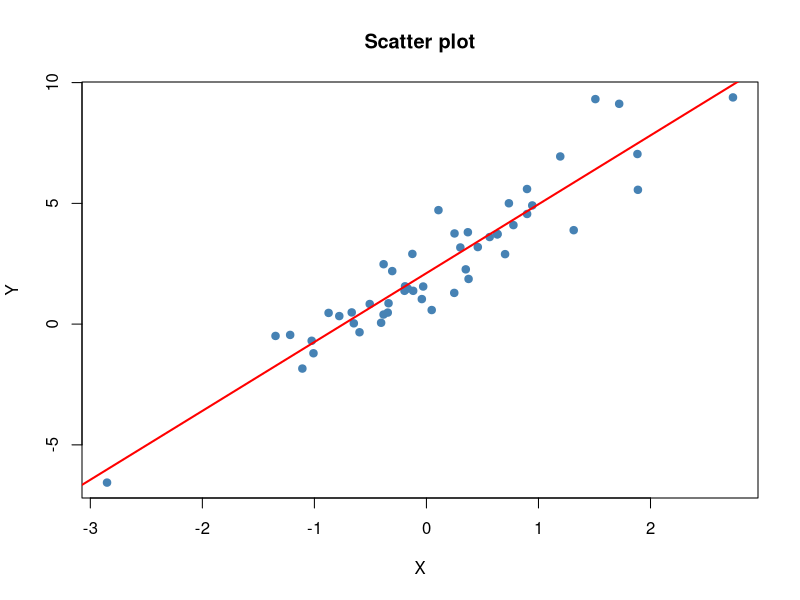
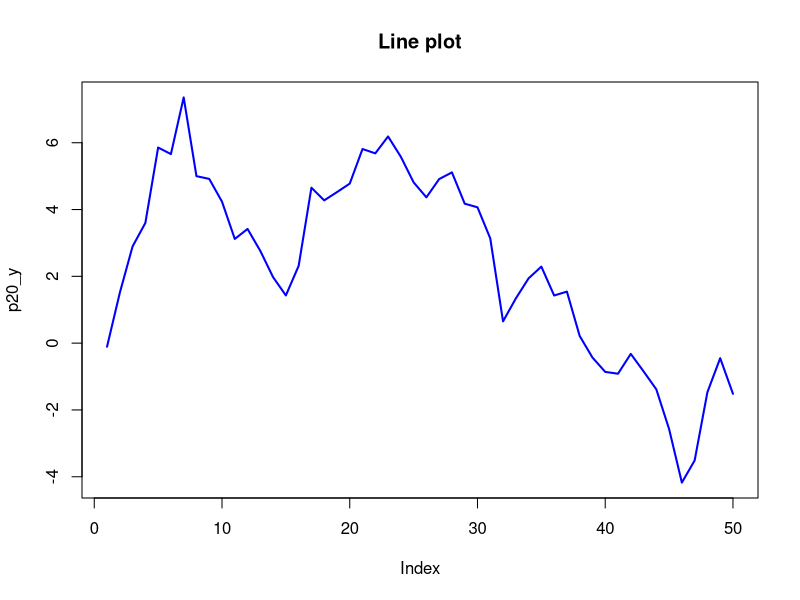
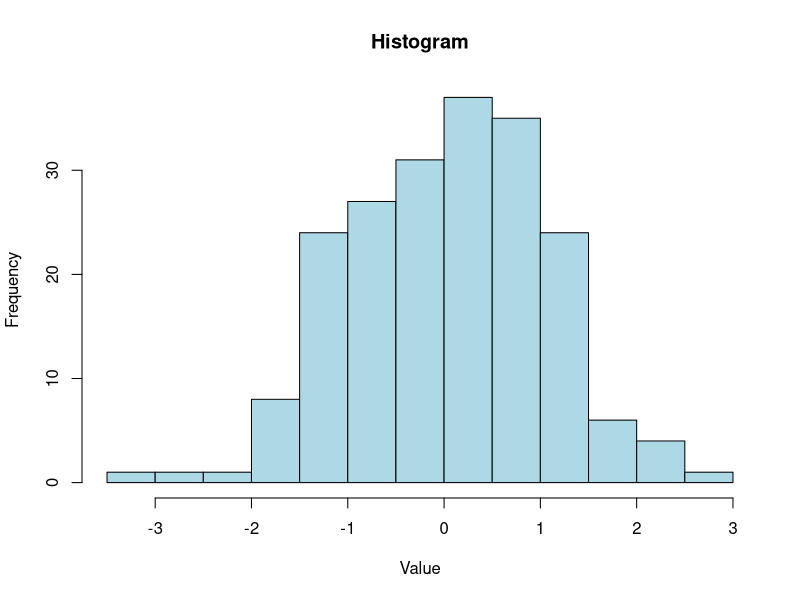
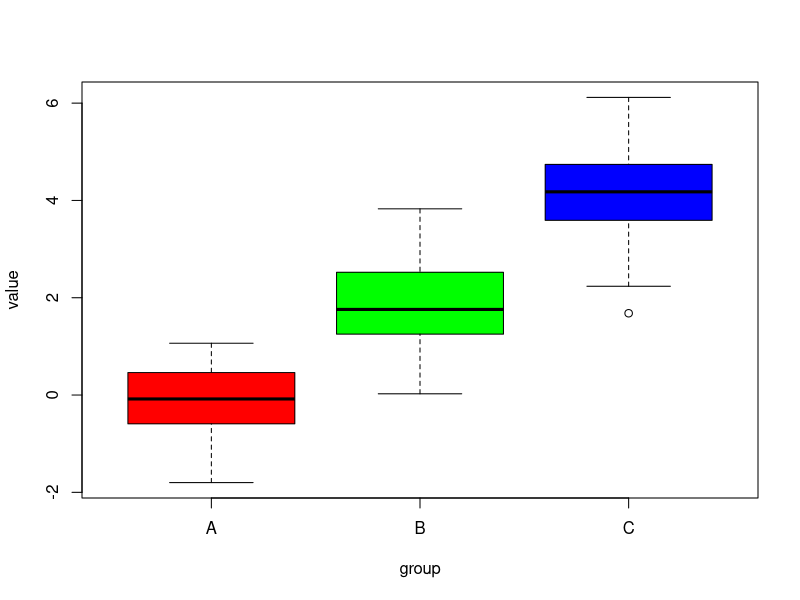
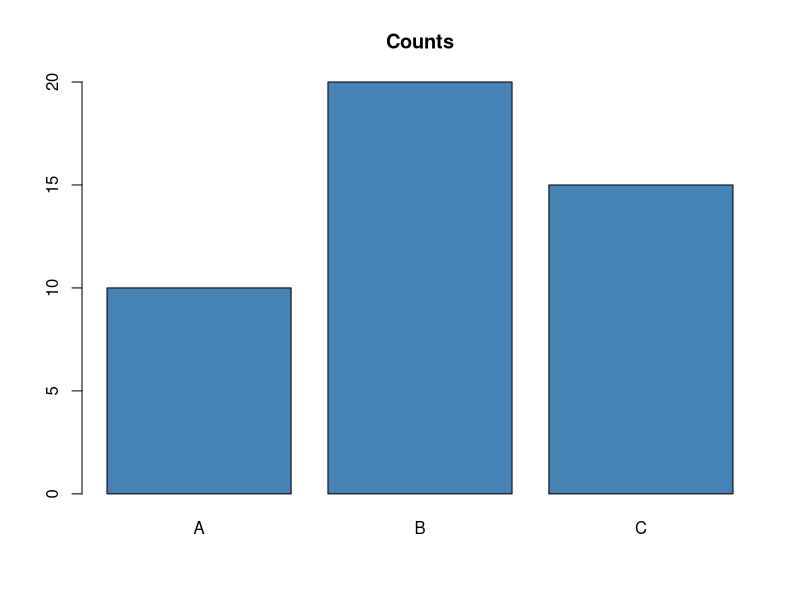
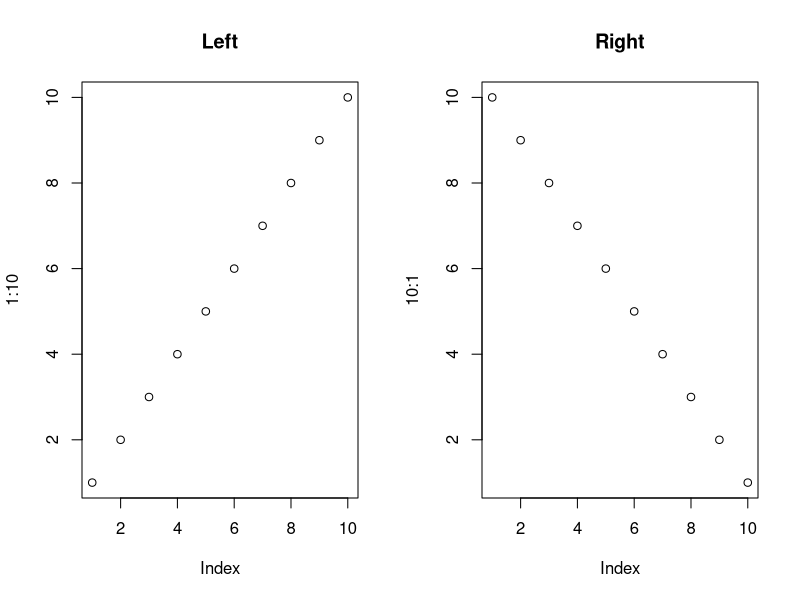
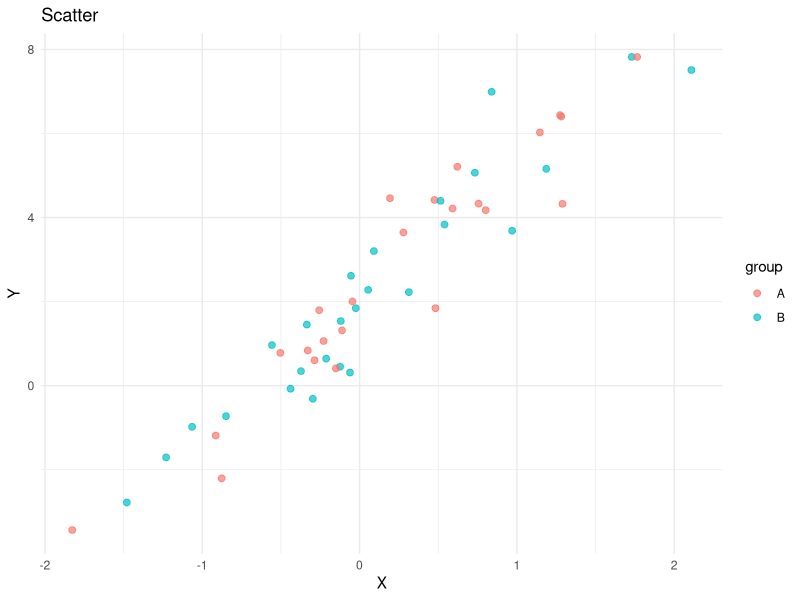
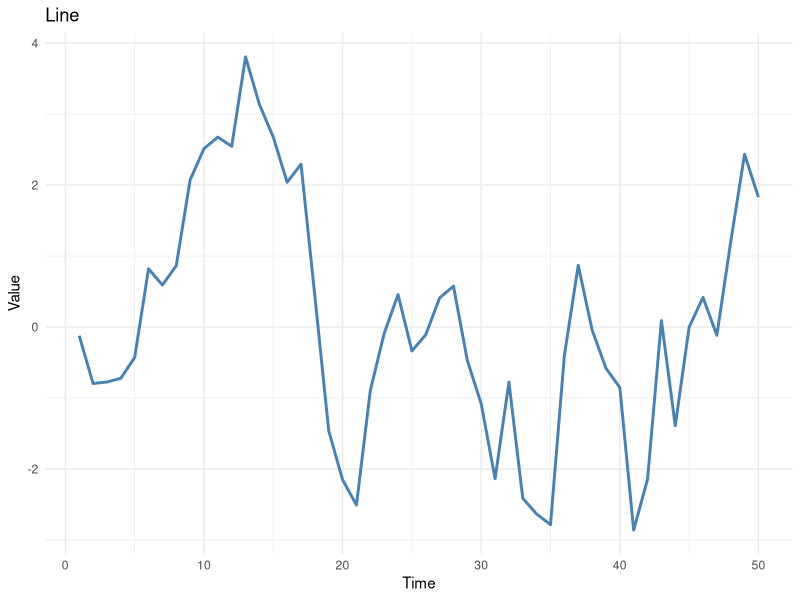

Reproduce these figures in R, in order.
## ---- chunk 1
knitr::opts_chunk$set(echo = TRUE, warning = FALSE, message = FALSE)

library(tidyverse)
library(knitr)
## ---- chunk 2
# All installed packages
length(rownames(installed.packages()))

# Currently loaded
search()
## ---- chunk 3
# --- Self-contained: help examples ---
?mean
args(lm)
## ---- chunk 4
# --- Self-contained: assignment ---
p3_x <- 5         # standard
p3_y = 10         # works, but not idiomatic
15 -> p3_z        # right-to-left (rare)

p3_x
p3_y
p3_z
## ---- chunk 5
# --- Self-contained: list and remove objects ---
p3_a <- 1
p3_b <- 2
p3_c <- 3

ls()                    # list objects (in this session, many exist)
ls(pattern = "^p3_")    # list by pattern
rm(p3_a)                # remove one
rm(list = ls(pattern = "^p3_"))   # remove all p3_ objects
## ---- chunk 6
# --- Self-contained: numeric ---
p4_a <- 3.14
p4_b <- 1e3        # 1000
p4_c <- -2.5
p4_d <- 5L         # integer (add L)

class(p4_a)        # "numeric"
class(p4_d)        # "integer"
is.numeric(p4_a)   # TRUE
is.integer(p4_a)   # FALSE
## ---- chunk 7
# --- Self-contained: character ---
p4_name <- "Parsa"
p4_greeting <- 'Hello'
p4_sentence <- "She said \"hi\""

nchar(p4_name)         # number of characters
toupper(p4_name)
tolower(p4_name)
paste(p4_greeting, p4_name)
paste0(p4_greeting, ", ", p4_name, "!")
## ---- chunk 8
# --- Self-contained: logical ---
p4_t <- TRUE
p4_f <- FALSE
p4_cmp <- 3 > 2     # TRUE
p4_neg <- !p4_t     # FALSE

p4_t & p4_f         # AND -> FALSE
p4_t | p4_f         # OR  -> TRUE
p4_t && p4_f        # AND (scalar) -> FALSE
p4_t || p4_f        # OR  (scalar) -> TRUE
## ---- chunk 9
# --- Self-contained: coercion ---
p4_mixed <- c(1, 2, "three")   # all become character
p4_mixed
class(p4_mixed)

as.numeric("3.14")             # 3.14
as.numeric("abc")              # NA with warning
as.character(42)               # "42"
as.logical(0)                  # FALSE
as.logical(1)                  # TRUE
## ---- chunk 10
# --- Self-contained: type checks ---
p4_v <- c(1, 2, 3)

is.numeric(p4_v)
is.character(p4_v)
is.vector(p4_v)
as.character(p4_v)
## ---- chunk 11
# --- Self-contained: vectors ---
p5_num  <- c(1, 2, 3, 4, 5)
p5_chr  <- c("a", "b", "c")
p5_lgl  <- c(TRUE, FALSE, TRUE)
p5_seq  <- 1:10
p5_rep  <- rep(1:3, times = 2)     # 1 2 3 1 2 3
p5_rep2 <- rep(1:3, each = 2)      # 1 1 2 2 3 3
p5_seq2 <- seq(0, 1, by = 0.25)    # 0.00 0.25 0.50 0.75 1.00

length(p5_num)
length(p5_chr)
## ---- chunk 12
# --- Self-contained: matrices ---
p5_mat <- matrix(1:12, nrow = 3, ncol = 4)
p5_mat
p5_mat2 <- matrix(1:12, nrow = 3, byrow = TRUE)
p5_mat2

dim(p5_mat)          # 3 4
nrow(p5_mat); ncol(p5_mat)
t(p5_mat)            # transpose
p5_mat %*% t(p5_mat) # matrix multiplication
## ---- chunk 13
# --- Self-contained: arrays ---
p5_arr <- array(1:24, dim = c(2, 3, 4))
dim(p5_arr)
p5_arr[1, 2, 3]      # one element
## ---- chunk 14
# --- Self-contained: lists ---
p5_list <- list(
  name  = "Parsa",
  age   = 25,
  scores = c(90, 85, 88),
  passed = TRUE
)
p5_list
p5_list$name
p5_list[["age"]]
p5_list[[3]]           # the scores vector
length(p5_list)
names(p5_list)
## ---- chunk 15
# --- Self-contained: data frame ---
p5_df <- data.frame(
  id   = 1:4,
  name = c("A", "B", "C", "D"),
  score = c(90, 85, 88, 92)
)
p5_df
str(p5_df)
summary(p5_df)
nrow(p5_df); ncol(p5_df)
names(p5_df)
## ---- chunk 16
# --- Self-contained: tibble ---
p5_tib <- tibble(
  id    = 1:4,
  name  = c("A", "B", "C", "D"),
  score = c(90, 85, 88, 92)
)
p5_tib
class(p5_tib)
## ---- chunk 17
# --- Self-contained: vector indexing ---
p6_v <- c(10, 20, 30, 40, 50)

p6_v[1]         # 10 (first)
p6_v[c(1, 3)]   # 10 30
p6_v[-2]        # remove 2nd -> 10 30 40 50
p6_v[2:4]       # 20 30 40
p6_v[p6_v > 25] # 30 40 50
p6_v[c(TRUE, FALSE, TRUE, FALSE, TRUE)]  # 10 30 50
## ---- chunk 18
# --- Self-contained: matrix indexing ---
p6_m <- matrix(1:12, nrow = 3)
p6_m
p6_m[1, 1]        # row 1, column 1
p6_m[1, ]         # row 1
p6_m[, 2]         # column 2
p6_m[1:2, 2:3]    # submatrix
p6_m[p6_m > 5]    # vector of elements > 5
## ---- chunk 19
# --- Self-contained: data frame indexing ---
p6_df <- tibble(
  id    = 1:4,
  name  = c("A", "B", "C", "D"),
  score = c(90, 85, 88, 92)
)
p6_df
p6_df[1, ]            # row 1
p6_df[, "score"]      # column by name (returns tibble)
p6_df$score           # column by $ (returns vector)
p6_df[["score"]]      # column by [[ (returns vector)
p6_df$score[2]        # 2nd element of score
p6_df[p6_df$score > 87, ]   # rows where score > 87
## ---- chunk 20
# --- Self-contained: list indexing ---
p6_l <- list(a = 1, b = 2:4, c = "hi")

p6_l[1]         # sub-list with one element
p6_l[[1]]       # the element itself (numeric 1)
p6_l$b          # the vector 2:4
p6_l[["b"]]     # same
p6_l$b[2]       # 3
## ---- chunk 21
# --- Self-contained: named vectors ---
p6_named <- c(a = 1, b = 2, c = 3)
p6_named["b"]     # 2
p6_named[["b"]]   # 2
names(p6_named)   # "a" "b" "c"
## ---- chunk 22
# --- Self-contained: arithmetic ---
7 + 3      # 10
7 - 3      # 4
7 * 3      # 21
7 / 3      # 2.333...
7 %/% 3    # 2  (integer division)
7 %% 3     # 1  (modulo)
7 ^ 3      # 343
sqrt(16)   # 4
abs(-5)    # 5
exp(1)     # 2.718...
log(100)   # natural log
log10(100) # 2
log2(8)    # 3
## ---- chunk 23
# --- Self-contained: comparison ---
3 == 3     # TRUE
3 != 4     # TRUE
3 < 4      # TRUE
3 <= 4     # TRUE
3 > 4      # FALSE
3 >= 4     # FALSE
"a" < "b"  # TRUE (alphabetical)
## ---- chunk 24
# --- Self-contained: logical ---
TRUE & TRUE     # TRUE
TRUE & FALSE    # FALSE
TRUE | FALSE    # TRUE
!TRUE           # FALSE

# Short-circuit (scalar, stops early)
TRUE && FALSE   # FALSE
TRUE || FALSE   # TRUE

# Vectorized
c(TRUE, FALSE) & c(TRUE, TRUE)   # TRUE FALSE
## ---- chunk 25
# --- Self-contained: membership ---
3 %in% c(1, 2, 3)       # TRUE
"a" %in% c("a", "b")    # TRUE
c(1, 2, 3) %in% c(2, 3) # FALSE TRUE TRUE

match(c("b", "a"), c("a", "b", "c"))   # 2 1
## ---- chunk 26
# --- Self-contained: pipes ---
set.seed(701)
p7_v <- rnorm(10)

# Without pipe
round(mean(p7_v), 2)

# Base pipe (R >= 4.1)
p7_v |> mean() |> round(2)

# magrittr pipe (tidyverse)
p7_v %>% mean() %>% round(2)
## ---- chunk 27
# --- Self-contained: pipe with placeholder ---
p7_x <- c(1, NA, 3)
p7_x |> mean(na.rm = TRUE)   # works
# p7_x |> mean(x = _)         # _ only with base pipe, R >= 4.2
## ---- chunk 28
# --- Self-contained: special values ---
Inf          # positive infinity
-Inf
NaN          # Not a Number (0/0)
NA           # missing
NULL         # empty / no value

1/0          # Inf
0/0          # NaN
NA + 1       # NA
is.na(NA)    # TRUE
is.nan(NaN)  # TRUE
is.null(NULL)# TRUE
## ---- chunk 29
# --- Self-contained: without pipe ---
set.seed(801)
p8_v <- rnorm(20)
round(sqrt(mean(p8_v^2)), 3)
## ---- chunk 30
# --- Self-contained: with pipe ---
set.seed(802)
p8_v <- rnorm(20)
p8_v |> (\(x) x^2)() |> mean() |> sqrt() |> round(3)
## ---- chunk 31
# --- Self-contained: pipe with dplyr ---
set.seed(803)
p8_df <- tibble(x = rnorm(20), y = rnorm(20))

p8_df |>
  filter(x > 0) |>
  mutate(z = x + y) |>
  summarise(mean_z = mean(z))
## ---- chunk 32
# --- Self-contained: calling functions ---
mean(c(1, 2, 3))                     # 2
mean(x = c(1, 2, 3))                 # same, named arg
round(3.14159, digits = 2)           # 3.14
sample(1:10, size = 3, replace = TRUE)
## ---- chunk 33
# --- Self-contained: common functions ---
p9_x <- c(3, 1, 4, 1, 5, 9, 2, 6)

mean(p9_x)
median(p9_x)
sd(p9_x)          # standard deviation
var(p9_x)         # variance
min(p9_x)
max(p9_x)
range(p9_x)       # min and max
sum(p9_x)
prod(p9_x)
length(p9_x)
quantile(p9_x, c(0.25, 0.5, 0.75))
summary(p9_x)
## ---- chunk 34
# --- Self-contained: user function ---
p9_add <- function(a, b) {
  a + b
}
p9_add(2, 3)

p9_square <- function(x) x^2
p9_square(4)

# With default argument
p9_power <- function(x, p = 2) x^p
p9_power(3)       # 9
p9_power(3, 3)    # 27

# Returning multiple values (list)
p9_stats <- function(x) {
  list(mean = mean(x), sd = sd(x), n = length(x))
}
p9_stats(p9_x)
## ---- chunk 35
# --- Self-contained: anonymous functions ---
# R >= 4.1
p9_result1 <- (\(x) x^2)(5)
p9_result1

# Classic
p9_result2 <- (function(x) x^2)(5)
p9_result2

# With sapply
sapply(1:3, \(x) x^2)
## ---- chunk 36
# --- Self-contained: dots ---
p9_mean_safe <- function(x, ...) {
  mean(x, ...)
}
p9_mean_safe(c(1, NA, 3), na.rm = TRUE)
## ---- chunk 37
# --- Self-contained: scope ---
p9_global <- 10

p9_test <- function() {
  p9_local <- 5
  p9_global + p9_local   # can read global
}
p9_test()
# p9_local   # ERROR: not found (it's local to p9_test)
## ---- chunk 38
# --- Self-contained: if/else ---
p10_x <- 7

if (p10_x > 5) {
  p10_result <- "big"
} else if (p10_x > 2) {
  p10_result <- "medium"
} else {
  p10_result <- "small"
}
p10_result
## ---- chunk 39
# --- Self-contained: ifelse ---
p10_v <- c(-1, 0, 1, 2)
ifelse(p10_v > 0, "pos", "non-pos")
## ---- chunk 40
# --- Self-contained: dplyr::if_else ---
p10_v2 <- c(-1, 0, 1, 2)
dplyr::if_else(p10_v2 > 0, "pos", "non-pos")
## ---- chunk 41
# --- Self-contained: for loop ---
p10_sum <- 0
for (i in 1:5) {
  p10_sum <- p10_sum + i
}
p10_sum

# Loop over a vector
p10_fruits <- c("apple", "banana", "cherry")
for (f in p10_fruits) {
  cat("Fruit:", f, "\n")
}
## ---- chunk 42
# --- Self-contained: while loop ---
p10_i <- 1
while (p10_i <= 5) {
  cat("i =", p10_i, "\n")
  p10_i <- p10_i + 1
}
## ---- chunk 43
# --- Self-contained: break and next ---
for (i in 1:10) {
  if (i == 3) next    # skip 3
  if (i == 7) break   # stop at 7
  cat(i, " ")
}
## ---- chunk 44
# --- Self-contained: vectorization beats loops ---
set.seed(1001)
p10_v <- rnorm(1e6)

# Bad: loop
p10_slow <- numeric(length(p10_v))
for (i in seq_along(p10_v)) p10_slow[i] <- p10_v[i] * 2

# Good: vectorized
p10_fast <- p10_v * 2

identical(p10_slow, p10_fast)
## ---- chunk 45
# --- Self-contained: apply family ---
p10_mat <- matrix(1:12, nrow = 3)

# apply: matrix -> vector
apply(p10_mat, 1, sum)   # row sums
apply(p10_mat, 2, sum)   # column sums

# lapply: list/vector -> list
p10_list <- list(a = 1:3, b = 4:6, c = 7:9)
lapply(p10_list, sum)

# sapply: list/vector -> vector (when possible)
sapply(p10_list, sum)

# vapply: like sapply but type-safe
vapply(p10_list, sum, numeric(1))

# tapply: split-apply-combine on groups
p10_groups <- c("A", "A", "B", "B", "A")
p10_values <- c(1, 2, 3, 4, 5)
tapply(p10_values, p10_groups, mean)

# mapply: multivariate apply
mapply(function(x, y) x + y, 1:3, 4:6)
## ---- chunk 46
# --- Self-contained: strings ---
p11_s <- "Hello, World!"

nchar(p11_s)             # 13
toupper(p11_s)
tolower(p11_s)
substr(p11_s, 1, 5)      # "Hello"
substring(p11_s, 8)      # "World!"
strsplit(p11_s, ", ")[[1]]   # c("Hello", "World!")

paste("a", "b", "c")             # "a b c"
paste0("a", "b", "c")            # "abc"
paste(c("a", "b"), 1:2, sep = "-")   # "a-1" "b-2"
## ---- chunk 47
# --- Self-contained: pattern matching ---
p11_s <- c("apple", "banana", "cherry", "apricot")

grep("ap", p11_s)              # 1 4 (indices)
grep("ap", p11_s, value = TRUE) # "apple" "apricot"
grepl("ap", p11_s)             # TRUE FALSE FALSE TRUE

sub("a", "A", p11_s)           # replace first
gsub("a", "A", p11_s)          # replace all
## ---- chunk 48
# --- Self-contained: stringr ---
p11_s <- c("apple", "banana", "cherry", "apricot")

str_detect(p11_s, "an")        # FALSE TRUE FALSE FALSE
str_replace(p11_s, "a", "A")
str_replace_all(p11_s, "a", "A")
str_sub(p11_s, 1, 3)           # first 3 characters
str_length(p11_s)
str_to_upper(p11_s)
str_trim("  hello  ")
str_pad("hi", 5, side = "left")
str_split("a,b,c", ",")[[1]]
## ---- chunk 49
# --- Self-contained: printing ---
p11_name <- "Parsa"
p11_age  <- 25

cat("My name is", p11_name, "and I am", p11_age, "years old.\n")
print(paste("My name is", p11_name))

# sprintf for formatting
sprintf("Name: %s, Age: %d", p11_name, p11_age)
sprintf("Pi to 2 decimals: %.2f", pi)
## ---- chunk 50
# --- Self-contained: glue ---
library(glue)
p11_name <- "Parsa"
p11_age  <- 25
glue("My name is {p11_name} and I am {p11_age} years old.")
## ---- chunk 51
# --- Self-contained: factors ---
p12_f <- factor(c("low", "high", "medium", "low", "high"))
p12_f
levels(p12_f)     # alphabetical by default
nlevels(p12_f)
## ---- chunk 52
# --- Self-contained: factor levels ---
p12_f <- factor(c("low", "high", "medium", "low", "high"),
                levels = c("low", "medium", "high"))
p12_f
levels(p12_f)
## ---- chunk 53
# --- Self-contained: relevel ---
p12_f <- factor(c("A", "B", "C", "A", "B"))
p12_f2 <- relevel(p12_f, ref = "B")
levels(p12_f2)
## ---- chunk 54
# --- Self-contained: factor tables ---
p12_f <- factor(c("low", "high", "medium", "low", "high"))

table(p12_f)
prop.table(table(p12_f))
## ---- chunk 55
# --- Self-contained: factor conversion ---
p12_chr <- c("a", "b", "a", "c")
p12_f   <- factor(p12_chr)
as.character(p12_f)
as.numeric(p12_f)        # 1 2 1 3 (level codes)
as.integer(p12_f)
## ---- chunk 56
# --- Self-contained: forcats ---
library(forcats)
p12_f <- factor(c("low", "high", "medium", "low", "high"))

fct_relevel(p12_f, "high")
fct_reorder(p12_f, c(1, 3, 2, 1, 3))   # reorder by a numeric
fct_infreq(p12_f)                       # most frequent first
fct_lump(p12_f, n = 2)                  # keep top 2, lump rest
## ---- chunk 57
# --- Self-contained: dates ---
p13_d <- as.Date("2024-01-15")
p13_d
class(p13_d)

p13_d2 <- as.Date("15/01/2024", format = "%d/%m/%Y")
p13_d2

p13_dt <- as.POSIXct("2024-01-15 10:30:00", tz = "UTC")
p13_dt
## ---- chunk 58
# --- Self-contained: date components ---
p13_d <- as.Date("2024-01-15")

format(p13_d, "%Y")   # "2024"
format(p13_d, "%m")   # "01"
format(p13_d, "%d")   # "15"
format(p13_d, "%A")   # "Monday"
format(p13_d, "%B")   # "January"

weekdays(p13_d)
months(p13_d)
quarters(p13_d)
## ---- chunk 59
# --- Self-contained: date arithmetic ---
p13_d <- as.Date("2024-01-15")

p13_d + 7                # one week later
p13_d - 30               # 30 days earlier
p13_d2 <- as.Date("2024-02-15")
p13_d2 - p13_d           # Time difference of 31 days
as.numeric(p13_d2 - p13_d)
## ---- chunk 60
# --- Self-contained: date sequences ---
p13_seq <- seq(as.Date("2024-01-01"), by = "month", length.out = 6)
p13_seq

seq(as.Date("2024-01-01"), as.Date("2024-12-31"), by = "quarter")
## ---- chunk 61
# --- Self-contained: lubridate ---
library(lubridate)
p13_d <- ymd("2024-01-15")
p13_d
year(p13_d)
month(p13_d)
day(p13_d)
wday(p13_d, label = TRUE)
p13_d + weeks(2)
p13_d %m+% months(1)     # month arithmetic with rollover
## ---- chunk 62
# --- Self-contained: missing values ---
p14_v <- c(1, NA, 3, NA, 5)

is.na(p14_v)          # FALSE TRUE FALSE TRUE FALSE
anyNA(p14_v)          # TRUE
sum(is.na(p14_v))     # 2
mean(is.na(p14_v))    # 0.4 (fraction missing)
complete.cases(p14_v) # TRUE FALSE TRUE FALSE TRUE
## ---- chunk 63
# --- Self-contained: remove NAs ---
p14_v <- c(1, NA, 3, NA, 5)
p14_v[!is.na(p14_v)]     # 1 3 5
na.omit(p14_v)           # same, with attribute
## ---- chunk 64
# --- Self-contained: na.rm ---
p14_v <- c(1, NA, 3, NA, 5)
mean(p14_v)                # NA
mean(p14_v, na.rm = TRUE)  # 3
sum(p14_v, na.rm = TRUE)
sd(p14_v, na.rm = TRUE)
## ---- chunk 65
# --- Self-contained: fill NAs ---
p14_v <- c(1, NA, 3, NA, 5)

# Replace with zero
p14_v[is.na(p14_v)] <- 0

# Replace with mean
p14_v2 <- c(1, NA, 3, NA, 5)
p14_v2[is.na(p14_v2)] <- mean(p14_v2, na.rm = TRUE)

# Forward fill (last observation carried forward)
p14_v3 <- c(1, NA, NA, 4, NA)
p14_filled <- zoo::na.locf(p14_v3)

# Interpolation
p14_interp <- approx(seq_along(p14_v3), p14_v3, xout = seq_along(p14_v3))$y
## ---- chunk 66
# --- Self-contained: NA in tibbles ---
p14_df <- tibble(
  x = c(1, NA, 3),
  y = c("a", "b", NA)
)
p14_df

tidyr::drop_na(p14_df)          # drop rows with any NA
tidyr::replace_na(p14_df, list(x = 0, y = "unknown"))
## ---- chunk 67
# --- Self-contained: NA vs NULL vs NaN ---
length(c(1, NA, 3))    # 3
length(c(1, NULL, 3))  # 2
length(c(1, NaN, 3))   # 3
## ---- chunk 68
# --- Self-contained: inspect a data frame ---
set.seed(1501)
p15_df <- tibble(x = rnorm(5), y = letters[1:5])

head(p15_df)          # first 6 rows
head(p15_df, 3)       # first 3 rows
tail(p15_df)
str(p15_df)           # structure
glimpse(p15_df)       # tidyverse structure
summary(p15_df)
dim(p15_df)
names(p15_df)
## ---- chunk 69
# --- Self-contained: dplyr verbs ---
library(dplyr)
set.seed(1601)
p16_df <- tibble(
  id    = 1:6,
  name  = c("A", "B", "C", "D", "E", "F"),
  score = c(90, 85, 88, 92, 79, 95),
  group = c("X", "X", "Y", "Y", "X", "Y")
)

# filter: keep rows
p16_df |> filter(score > 85)

# select: keep columns
p16_df |> select(name, score)

# mutate: add/modify columns
p16_df |> mutate(passed = score >= 85)

# arrange: sort rows
p16_df |> arrange(desc(score))

# summarise: reduce to one row
p16_df |> summarise(mean_score = mean(score), n = n())
## ---- chunk 70
# --- Self-contained: filter ---
set.seed(1602)
p16_df <- tibble(id = 1:6, score = c(90, 85, 88, 92, 79, 95),
                 group = c("X", "X", "Y", "Y", "X", "Y"))

p16_df |> filter(score > 85)
p16_df |> filter(score > 85 & group == "X")
p16_df |> filter(score > 85 | group == "X")
p16_df |> filter(group %in% c("X", "Y"))
p16_df |> filter(!is.na(score))
## ---- chunk 71
# --- Self-contained: select ---
set.seed(1603)
p16_df <- tibble(id = 1:3, name = c("A","B","C"),
                 score = c(90,85,88), group = c("X","X","Y"))

p16_df |> select(name, score)
p16_df |> select(-id)                    # drop
p16_df |> select(starts_with("s"))
p16_df |> select(where(is.numeric))
p16_df |> select(name:score)             # range
p16_df |> relocate(score, .before = name)
## ---- chunk 72
# --- Self-contained: mutate ---
set.seed(1604)
p16_df <- tibble(x = c(1, 2, 3), y = c(4, 5, 6))

p16_df |> mutate(z = x + y)
p16_df |> mutate(z = x + y, w = z * 2)      # uses z just created
p16_df |> mutate(x2 = x^2, x_cat = if_else(x > 1, "big", "small"))
p16_df |> transmute(z = x + y)              # keep only new cols
## ---- chunk 73
# --- Self-contained: arrange ---
set.seed(1605)
p16_df <- tibble(name = c("A","B","C","D"), score = c(90,85,88,92),
                 group = c("X","X","Y","Y"))

p16_df |> arrange(score)
p16_df |> arrange(desc(score))
p16_df |> arrange(group, desc(score))
## ---- chunk 74
# --- Self-contained: group_by + summarise ---
set.seed(1606)
p16_df <- tibble(group = c("X","X","Y","Y","X","Y"),
                 score = c(90,85,88,92,79,95))

p16_df |>
  group_by(group) |>
  summarise(mean_score = mean(score), n = n(), .groups = "drop")

# Multiple summaries
p16_df |>
  group_by(group) |>
  summarise(
    mean = mean(score),
    sd   = sd(score),
    min  = min(score),
    max  = max(score),
    n    = n(),
    .groups = "drop"
  )
## ---- chunk 75
# --- Self-contained: count ---
set.seed(1607)
p16_df <- tibble(group = c("X","X","Y","Y","X","Y"))

p16_df |> count(group)
p16_df |> count(group, sort = TRUE)
## ---- chunk 76
# --- Self-contained: slice and distinct ---
set.seed(1608)
p16_df <- tibble(x = c(1, 2, 2, 3, 3, 3))

p16_df |> distinct()
p16_df |> distinct(x)
p16_df |> slice(1:2)
p16_df |> slice_head(n = 2)
p16_df |> slice_max(x, n = 2)
p16_df |> slice_min(x, n = 2)
p16_df |> slice_sample(n = 2)
## ---- chunk 77
# --- Self-contained: pull and rename ---
set.seed(1609)
p16_df <- tibble(id = 1:3, score = c(90, 85, 88))

p16_df |> pull(score)              # extract a column as vector
p16_df |> rename(points = score)   # rename columns
## ---- chunk 78
# --- Self-contained: across ---
set.seed(1610)
p16_df <- tibble(a = rnorm(10), b = rnorm(10), g = rep(c("X","Y"), 5))

p16_df |>
  group_by(g) |>
  summarise(across(where(is.numeric), mean), .groups = "drop")

p16_df |> mutate(across(where(is.numeric), ~ .x * 2))
## ---- chunk 79
# --- Self-contained: pivot_longer ---
set.seed(1701)
p17_wide <- tibble(
  id  = 1:3,
  q1  = c(10, 11, 12),
  q2  = c(20, 21, 22),
  q3  = c(30, 31, 32)
)
p17_wide

p17_long <- p17_wide |>
  pivot_longer(cols = starts_with("q"),
               names_to = "quarter",
               values_to = "value")
p17_long
## ---- chunk 80
# --- Self-contained: pivot_wider ---
p17_long <- tibble(
  id      = rep(1:3, each = 3),
  quarter = rep(c("q1", "q2", "q3"), 3),
  value   = c(10, 20, 30, 11, 21, 31, 12, 22, 32)
)
p17_long

p17_wide <- p17_long |>
  pivot_wider(names_from = quarter, values_from = value)
p17_wide
## ---- chunk 81
# --- Self-contained: separate and unite ---
p17_df <- tibble(full = c("A-1", "B-2", "C-3"))

p17_df |> separate(full, into = c("letter", "number"), sep = "-")

p17_df2 <- tibble(letter = c("A","B"), number = c(1, 2))
p17_df2 |> unite("full", letter, number, sep = "-")
## ---- chunk 82
# --- Self-contained: complete ---
p17_df <- tibble(
  year = c(2020, 2021, 2023),
  val  = c(1, 2, 4)
)
p17_df |> tidyr::complete(year = 2020:2023)

# Fill missing values from previous row
p17_df2 <- tibble(x = c(1, NA, NA, 4, NA))
p17_df2 |> fill(x, .direction = "down")
## ---- chunk 83
# --- Self-contained: joins ---
p18_a <- tibble(id = c(1, 2, 3), x = c("a","b","c"))
p18_b <- tibble(id = c(2, 3, 4), y = c("B","C","D"))

# Inner: only matching rows
p18_a |> inner_join(p18_b, by = "id")

# Left: all rows in a
p18_a |> left_join(p18_b, by = "id")

# Right: all rows in b
p18_a |> right_join(p18_b, by = "id")

# Full: all rows in both
p18_a |> full_join(p18_b, by = "id")
## ---- chunk 84
# --- Self-contained: anti and semi ---
p18_a <- tibble(id = c(1, 2, 3), x = c("a","b","c"))
p18_b <- tibble(id = c(2, 3, 4), y = c("B","C","D"))

# Anti: rows in a NOT in b
p18_a |> anti_join(p18_b, by = "id")

# Semi: rows in a that ARE in b (only a's columns)
p18_a |> semi_join(p18_b, by = "id")
## ---- chunk 85
# --- Self-contained: join with different key names ---
p18_a <- tibble(id_a = c(1, 2, 3), x = c("a","b","c"))
p18_b <- tibble(id_b = c(2, 3, 4), y = c("B","C","D"))

p18_a |> inner_join(p18_b, by = c("id_a" = "id_b"))
## ---- chunk 86
# --- Self-contained: map ---
library(purrr)
p19_list <- list(a = 1:3, b = 4:6, c = 7:9)

map(p19_list, sum)          # list
map_dbl(p19_list, sum)      # numeric vector
map_chr(p19_list, ~ paste(.x, collapse = "-"))
map_lgl(p19_list, ~ any(.x > 5))
## ---- chunk 87
# --- Self-contained: map over columns ---
set.seed(1902)
p19_df <- tibble(a = rnorm(10), b = rnorm(10), c = rnorm(10))

map_dbl(p19_df, mean)
map_dbl(p19_df, sd)
## ---- chunk 88
# --- Self-contained: map2 and pmap ---
map2_dbl(1:3, 4:6, ~ .x + .y)

pmap_dbl(list(1:3, 4:6, 7:9), ~ ..1 + ..2 + ..3)
## ---- chunk 89
# --- Self-contained: walk ---
p19_list <- list(1, 2, 3)
walk(p19_list, ~ cat("Value:", .x, "\n"))
## ---- chunk 90
# --- Self-contained: base scatter ---
set.seed(2001)
p20_x <- rnorm(50)
p20_y <- 2 + 3 * p20_x + rnorm(50)

plot(p20_x, p20_y,
     main = "Scatter plot",
     xlab = "X", ylab = "Y",
     col = "steelblue", pch = 19)
abline(lm(p20_y ~ p20_x), col = "red", lwd = 2)
## ---- chunk 91
# --- Self-contained: base line plot ---
set.seed(2002)
p20_y <- cumsum(rnorm(50))
plot(p20_y, type = "l", main = "Line plot", col = "blue", lwd = 2)
## ---- chunk 92
# --- Self-contained: histogram ---
set.seed(2003)
p20_v <- rnorm(200)
hist(p20_v, breaks = 20, col = "lightblue",
     main = "Histogram", xlab = "Value")
## ---- chunk 93
# --- Self-contained: boxplot ---
set.seed(2004)
p20_df <- data.frame(
  group = rep(c("A","B","C"), each = 20),
  value = c(rnorm(20), rnorm(20, 2), rnorm(20, 4))
)
boxplot(value ~ group, data = p20_df, col = c("red","green","blue"))
## ---- chunk 94
# --- Self-contained: barplot ---
p20_counts <- c(A = 10, B = 20, C = 15)
barplot(p20_counts, col = "steelblue", main = "Counts")
## ---- chunk 95
# --- Self-contained: multiple plots ---
par(mfrow = c(1, 2))     # 1 row, 2 cols
plot(1:10, main = "Left")
plot(10:1, main = "Right")
par(mfrow = c(1, 1))     # reset
## ---- chunk 96
# --- Self-contained: ggplot scatter ---
set.seed(2101)
p21_df <- tibble(x = rnorm(50), y = 2 + 3 * x + rnorm(50),
                 group = sample(c("A","B"), 50, replace = TRUE))

ggplot(p21_df, aes(x = x, y = y, color = group)) +
  geom_point(size = 2, alpha = 0.7) +
  labs(title = "Scatter", x = "X", y = "Y") +
  theme_minimal()
## ---- chunk 97
# --- Self-contained: ggplot line ---
set.seed(2102)
p21_df <- tibble(t = 1:50, y = cumsum(rnorm(50)))

ggplot(p21_df, aes(t, y)) +
  geom_line(color = "steelblue", linewidth = 1) +
  labs(title = "Line", x = "Time", y = "Value") +
  theme_minimal()
## ---- chunk 98
# --- Self-contained: ggplot histogram ---
set.seed(2103)
p21_df <- tibble(x = rnorm(200))

ggplot(p21_df, aes(x)) +
  geom_histogram(bins = 20, fill = "steelblue", color = "white") +
  theme_minimal()
## ---- chunk 99
# --- Self-contained: ggplot boxplot ---
set.seed(2104)
p21_df <- tibble(
  group = rep(c("A","B","C"), each = 20),
  value = c(rnorm(20), rnorm(20, 2), rnorm(20, 4))
)

ggplot(p21_df, aes(group, value, fill = group)) +
  geom_boxplot() +
  theme_minimal()
## ---- chunk 100
# --- Self-contained: ggplot bar ---
p21_df <- tibble(group = c("A","B","C"), count = c(10, 20, 15))

ggplot(p21_df, aes(group, count)) +
  geom_col(fill = "steelblue") +
  theme_minimal()
## ---- chunk 101
# --- Self-contained: facets ---
set.seed(2107)
p21_df <- tibble(
  x = rnorm(100),
  y = rnorm(100),
  group = rep(c("A","B"), 50)
)

ggplot(p21_df, aes(x, y)) +
  geom_point() +
  facet_wrap(~ group) +
  theme_minimal()
## ---- chunk 102
# --- Self-contained: descriptive stats ---
set.seed(2201)
p22_x <- rnorm(100)

mean(p22_x)
median(p22_x)
sd(p22_x)
var(p22_x)
range(p22_x)
quantile(p22_x, c(0.025, 0.5, 0.975))
IQR(p22_x)
summary(p22_x)
## ---- chunk 103
# --- Self-contained: distribution functions ---
# Density at x = 0 for N(0, 1)
dnorm(0)

# CDF at x = 1.96
pnorm(1.96)

# 97.5% quantile of N(0, 1)
qnorm(0.975)

# 5 random draws from N(0, 1)
set.seed(2202)
rnorm(5)
## ---- chunk 104
# --- Self-contained: hypothesis tests ---
set.seed(2203)
p22_x <- rnorm(30)

# One-sample t-test
t.test(p22_x, mu = 0)

# Two-sample t-test
p22_a <- rnorm(30, mean = 1)
p22_b <- rnorm(30, mean = 0)
t.test(p22_a, p22_b)

# Paired t-test
t.test(p22_a, p22_b, paired = TRUE)

# Correlation test
cor.test(p22_x, rnorm(30))

# Chi-square test
chisq.test(matrix(c(10, 20, 30, 40), nrow = 2))
## ---- chunk 105
# --- Self-contained: regression ---
set.seed(2204)
p22_df <- tibble(x = rnorm(50), y = 2 + 3 * x + rnorm(50))

p22_fit <- lm(y ~ x, data = p22_df)
summary(p22_fit)
coef(p22_fit)
confint(p22_fit)
predict(p22_fit, newdata = data.frame(x = 1))
## ---- chunk 106
# --- Self-contained: correlation ---
set.seed(2205)
p22_df <- tibble(x = rnorm(50), y = rnorm(50))

cor(p22_df$x, p22_df$y)                # Pearson
cor(p22_df$x, p22_df$y, method = "spearman")
cor(p22_df$x, p22_df$y, method = "kendall")
cor(p22_df)                             # correlation matrix
## ---- chunk 107
# --- Self-contained: set.seed ---
set.seed(42)
rnorm(3)

set.seed(42)
rnorm(3)   # same values
## ---- chunk 108
# --- Self-contained: generators ---
set.seed(2302)
rnorm(5)            # N(0, 1)
rnorm(5, mean = 10, sd = 2)
runif(5)            # U(0, 1)
runif(5, min = 0, max = 100)
rbinom(5, size = 10, prob = 0.3)
rpois(5, lambda = 3)
rexp(5, rate = 1)
rt(5, df = 5)
## ---- chunk 109
# --- Self-contained: sampling ---
set.seed(2303)
p23_v <- 1:10

sample(p23_v, size = 3)                 # without replacement
sample(p23_v, size = 3, replace = TRUE) # with replacement
sample(p23_v)                            # permutation
sample(c("H", "T"), size = 10, replace = TRUE, prob = c(0.5, 0.5))
## ---- chunk 110
# --- Self-contained: train/test split ---
set.seed(2304)
p23_df <- tibble(x = rnorm(100), y = rnorm(100))

p23_idx  <- sample(1:nrow(p23_df), size = 0.8 * nrow(p23_df))
p23_train <- p23_df[p23_idx, ]
p23_test  <- p23_df[-p23_idx, ]

nrow(p23_train); nrow(p23_test)
## ---- chunk 111
# --- Self-contained: timing ---
set.seed(2401)
p24_v <- rnorm(1e6)

# Slow: loop
system.time({
  p24_out <- numeric(length(p24_v))
  for (i in seq_along(p24_v)) p24_out[i] <- p24_v[i]^2
})

# Fast: vectorized
system.time({
  p24_out2 <- p24_v^2
})
## ---- chunk 112
# --- Self-contained: vectorized operations ---
p24_a <- c(1, 2, 3)
p24_b <- c(10, 20, 30)

p24_a + p24_b           # element-wise
p24_a * p24_b
p24_a / p24_b
p24_a ^ 2
sqrt(p24_a)
log(p24_a)
p24_a > 1.5
## ---- chunk 113
# --- Self-contained: recycling ---
c(1, 2, 3) + c(10, 20)   # warning: longer object length not multiple
c(1, 2, 3, 4) + c(10, 20)  # 11 22 13 24
## ---- chunk 114
# --- Self-contained: check indices ---
p25_x <- 1:5
length(p25_x)
p25_x[10]   # NA
# p25_x[[10]] # Error
## ---- chunk 115
# --- Self-contained: inspect ---
p25_df <- tibble(x = c(1, 2, NA), y = c("a", "b", "c"))

str(p25_df)
class(p25_df)
dim(p25_df)
names(p25_df)
head(p25_df)
summary(p25_df)
sapply(p25_df, class)
anyNA(p25_df)
## ---- chunk 116
# --- Self-contained: fix patterns ---
# Check types
p26_x <- c(1, 2, 3)
class(p26_x)

# Rename variable to avoid function clash
p26_mean <- c(1, 2, 3)   # good
# mean <- c(1, 2, 3)     # bad: overwrites function

# Use [[ not [ for lists when extracting elements
p26_l <- list(a = 1:3)
p26_l[["a"]]     # correct: returns vector
# p26_l[["b"]]   # Error: subscript out of bounds
